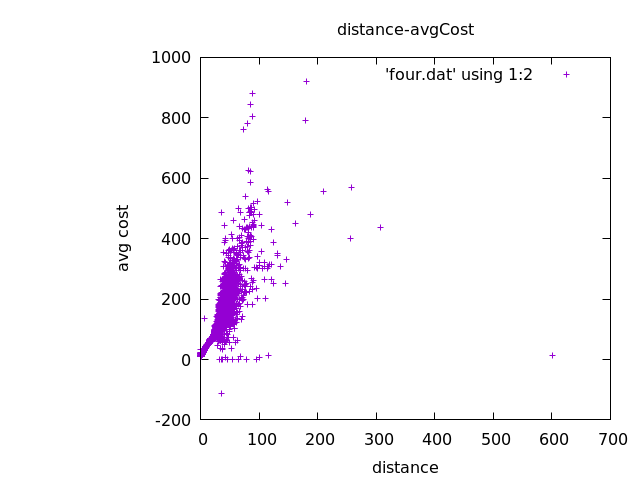

This figure's gnuplot source:
set terminal pngcairo
set out 'a3t4.png'
set style fill transparent solid 0.2 noborder
set datafile separator ' '

set title "distance-avgCost"
set xlabel "distance"
set ylabel "avg cost"

set autoscale x
set autoscale y

set lmargin 20                                                               

plot 'four.dat' using 1:2 with points pt 1
